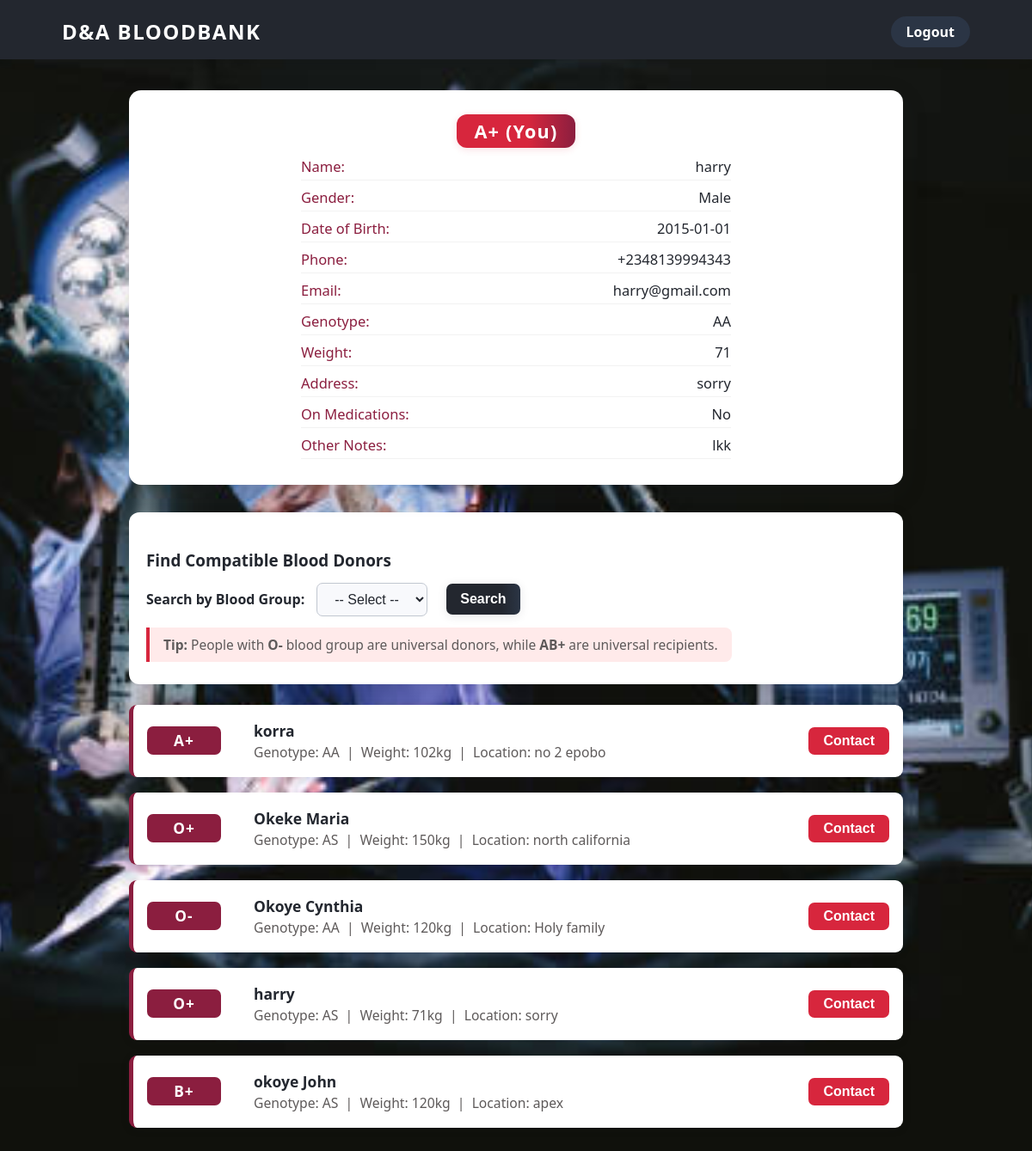
The app's page /donorsearch/1 with its own data.
### main.py (models this page shows)
class FormEntry(db.Model):
    id =  db.Column(db.Integer, primary_key=True)
    fullname = db.Column(db.String(120), nullable=False)
    gender=db.Column(db.String(20), nullable=False)
    dob = db.Column(db.String(20), nullable=False)
    phonenumber=db.Column(db.String(30), nullable=False)
    email = db.Column(db.String(120), nullable=False)
    address = db.Column(db.String(250), nullable=False)
    bloodgroup = db.Column(db.String(10), nullable=False)
    genotype= db.Column(db.String(10), nullable=False)
    weight = db.Column(db.Integer, nullable=False)
    anyillness = db.Column(db.String(120))
    lastdonation = db.Column(db.String(20))
    medications = db.Column(db.String(10), nullable=False)
    notes = db.Column(db.Text)

### main.py (the view)
@app.route('/donorsearch/<int:user_id>',methods=[ 'GET'])
def donorsearch(user_id):
    form_user =FormEntry.query.get_or_404(user_id)
    search_group = request.args.get('bloodgroup')
    if search_group:
        donors = FormEntry.query.filter(
            FormEntry.bloodgroup == search_group,
            FormEntry.id != form_user.id
        ).all()
    else:
        donors = FormEntry.query.filter(
            FormEntry.id !=form_user.id
        ).all()
    return render_template('donorsearch.html',
        current_user=form_user,
        donors=donors,
        search_group=search_group)

### templates/donorsearch.html (shortened to what this page needs)
<!DOCTYPE html>
<html lang="en">
<head>
</head>
<body>
  <nav class="nav">
    <div class="logo">D&amp;A BLOODBANK</div>
    <div class="nav-links">
      <a href="{{ url_for('logout') }}">Logout</a>
    </div>
  </nav>
  <div class="container">
    <div class="current-user-card">
      <div class="current-user-blood">A+ (You)</div>
      <ul class="user-details">
        <li><span>Name:</span> {{ current_user.fullname }}</li>
        <li><span>Gender:</span> {{ current_user.gender }}</li>
        <li><span>Date of Birth:</span> {{ current_user.dob }}</li>
        <li><span>Phone:</span> {{ current_user.phonenumber }}</li>
        <li><span>Email:</span> {{ current_user.email }}</li>
        <li><span>Genotype:</span> {{ current_user.genotype }}</li>
        <li><span>Weight:</span> {{ current_user.weight }}</li>
        <li><span>Address:</span>{{ current_user.address }}</li>
        <li><span>On Medications:</span> {{ current_user.medications }}</li>
        <li><span>Other Notes:</span> {{ current_user.notes }}</li>
      </ul>
    </div>
    <div class="search-section">
      <h3>Find Compatible Blood Donors</h3>
      <form class="search-form" action="{{ url_for('donorsearch', user_id=current_user.id) }}" method="GET">
        <label for="bloodgroup" style="font-weight:600;">Search by Blood Group:</label>
        <select id="bloodgroup" name="bloodgroup" required>
          <option value="">-- Select --</option>
        </select>
        <button type="submit">Search</button>
      </form>
      <div class="compatibility-tip">
        <b>Tip:</b> People with <b>O-</b> blood group are universal donors, while <b>AB+</b> are universal recipients.
      </div>
    </div>
    <div class="results-section">
        {% if donors %}
          {% for donor in donors %}
            <div class="donor-card">
              <div class="donor-blood">{{ donor.bloodgroup }}</div>
              <div class="donor-info">
                <div class="donor-name">{{ donor.fullname }}</div>
                <div class="donor-details">
                  Genotype: {{ donor.genotype }} &nbsp;|&nbsp;
                  Weight: {{ donor.weight }}kg &nbsp;|&nbsp;
                  Location: {{ donor.address }}
                </div>
              </div>
              <button class="contact-btn" onclick="window.location.href='tel:{{ donor.phonenumber }}'">Contact</button>
            </div>
          {% endfor %}
        {% else %}
          <div class="donor-card">
            <div class="donor-info">
              <div class="donor-name">No matching donors found.</div>
            </div>
          </div>
        {% endif %}
      </div>
</body>
</html>

### templates/donorsearch.html (style rules this page uses)
body, html { margin: 0; padding: 0; min-height: 100vh; font-family: 'Segoe UI', Arial, sans-serif; background: url('/static/doctorspic.jpg') center center / cover no-repeat; color: #23272F; }
.nav { background: #23272F; color: #fff; padding: 20px 6vw 16px 6vw; display: flex; align-items: center; justify-content: space-between; box-shadow: 0 2px 10px rgba(35,39,47,0.09); }
.logo { font-size: 1.5rem; font-weight: bold; letter-spacing: 1.5px; color: #fff; }
.nav-links a { color: #fff; background: #2B3545; border-radius: 18px; padding: 7px 18px; margin-left: 10px; text-decoration: none; font-weight: 600; transition: background 0.18s; }
.container { max-width: 900px; margin: 36px auto 0 auto; padding: 0 16px 32px 16px; }
.current-user-card { background: #fff; border-radius: 14px; box-shadow: 0 10px 32px rgba(35,39,47,0.12); padding: 28px 26px 22px 26px; margin-bottom: 32px; display: flex; flex-direction: column; align-items: center; position: relative; animation: fadeIn 1s; }
.current-user-blood { background: linear-gradient(90deg, #D7263D 60%, #8B1E3F 100%); color: #fff; font-size: 1.35rem; font-weight: bold; padding: 5px 20px; border-radius: 12px; margin-bottom: 10px; letter-spacing: 1.2px; box-shadow: 0 2px 8px rgba(215,38,61,0.14); }
.user-details { margin: 0; padding: 0; list-style: none; font-size: 1.03rem; width: 100%; max-width: 500px; }
.user-details li { margin-bottom: 8px; padding-bottom: 4px; border-bottom: 1px solid #f2f2f2; display: flex; justify-content: space-between; }
.user-details span { color: #8B1E3F; font-weight: 500; }
.search-section { background: #fff; border-radius: 12px; box-shadow: 0 2px 16px rgba(35,39,47,0.09); padding: 24px 20px 20px 20px; margin-bottom: 24px; display: flex; flex-direction: column; align-items: flex-start; animation: fadeIn 1.2s; }
.search-section h3 { margin-bottom: 13px; color: #23272F; font-size: 1.18rem; }
.search-form { display: flex; gap: 14px; align-items: center; margin-bottom: 6px; flex-wrap: wrap; }
.search-form select, .search-form button { padding: 9px 16px; border-radius: 7px; border: 1.5px solid #c1c7d0; font-size: 1rem; outline: none; background: #f8f9fc; color: #23272F; margin-right: 8px; }
.search-form button { background: linear-gradient(90deg, #23272F 75%, #2B3545 100%); color: #fff; border: none; font-weight: 600; box-shadow: 0 2px 12px rgba(35,39,47,0.10); transition: background 0.16s, transform 0.14s; cursor: pointer; }
.compatibility-tip { font-size: 0.97rem; color: #5e5a5a; background: #ffeaea; border-left: 4px solid #D7263D; border-radius: 0 8px 8px 0; padding: 9px 16px; margin-top: 7px; margin-bottom: 6px; }
.results-section { margin-top: 12px; display: flex; flex-direction: column; gap: 18px; animation: fadeIn 1.5s; }
.donor-card { background: #fff; border-radius: 9px; box-shadow: 0 2px 12px rgba(35,39,47,0.08); padding: 18px 16px; display: flex; align-items: center; gap: 24px; border-left: 5px solid #8B1E3F; transition: box-shadow 0.18s; }
.donor-card .donor-blood { background: #8B1E3F; color: #fff; font-weight: 600; font-size: 1.08rem; border-radius: 7px; padding: 5px 14px; margin-right: 14px; letter-spacing: 1px; min-width: 58px; text-align: center; }
.donor-card .donor-info { flex: 1; }
.donor-card .donor-name { font-size: 1.09rem; font-weight: 600; color: #23272F; margin-bottom: 2px; }
.donor-card .donor-details { font-size: 0.98rem; color: #5e5a5a; }
.donor-card .contact-btn { background: #D7263D; color: #fff; border: none; border-radius: 7px; padding: 7px 17px; font-size: 1rem; font-weight: 600; cursor: pointer; transition: background 0.16s; margin-left: 18px; }

### records on screen
FormEntry: fullname "harry", gender "Male", dob "2015-01-01", phonenumber "+2348139994343", email "harry@gmail.com", genotype "AA", weight "71", address "sorry", medications "No", notes "lkk"
FormEntry: bloodgroup "A+", fullname "korra", genotype "AA", weight "102", address "no 2 epobo"
FormEntry: bloodgroup "O+", fullname "Okeke Maria", genotype "AS", weight "150", address "north california"
FormEntry: bloodgroup "O-", fullname "Okoye Cynthia", genotype "AA", weight "120", address "Holy family"
FormEntry: bloodgroup "O+", fullname "harry", genotype "AS", weight "71", address "sorry"
FormEntry: bloodgroup "B+", fullname "okoye John", genotype "AS", weight "120", address "apex"
